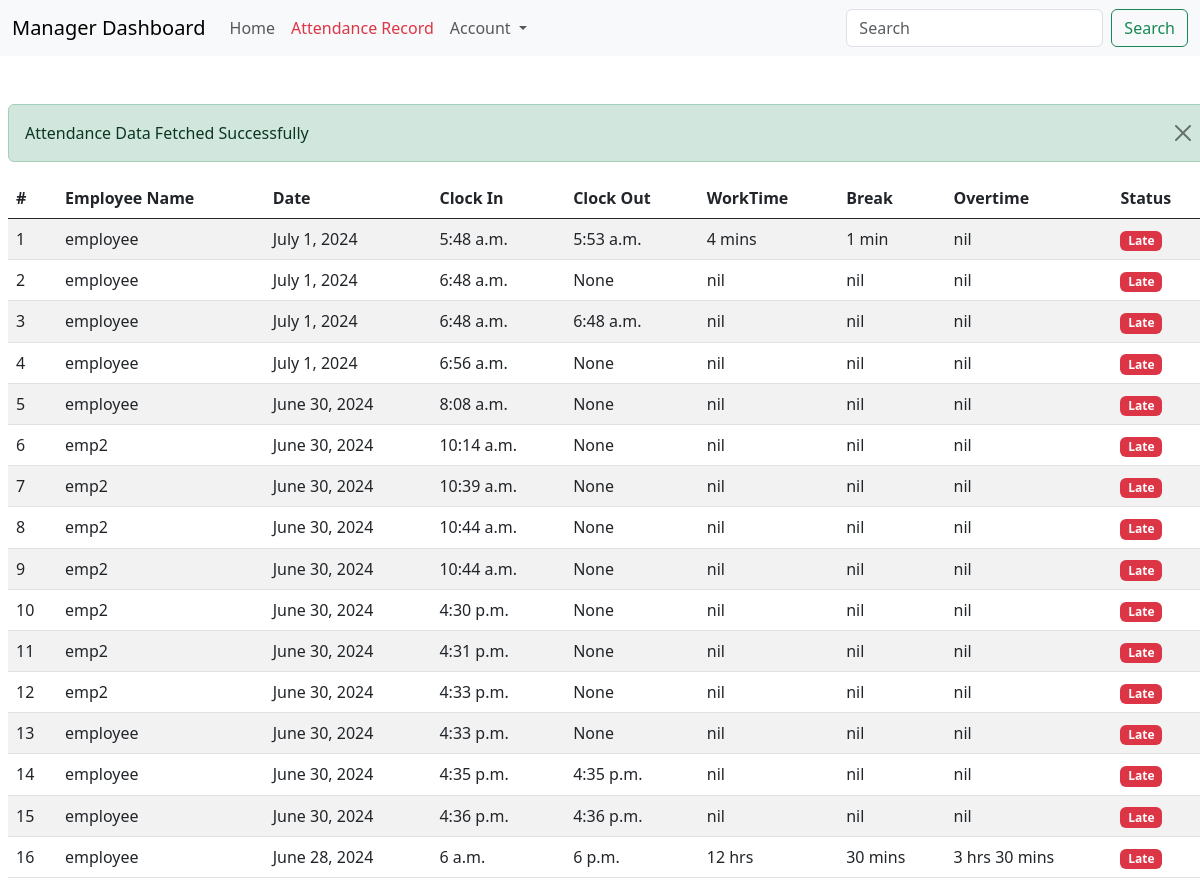
The page /manager/attendance/ (signed in) on the database its author committed.
### attendance/models.py (models this page shows, shortened)
class Attendance(models.Model):
    user_profile = models.ForeignKey(UserProfile, on_delete=models.CASCADE)
    clock_in_time = models.TimeField(null=True, blank=True)
    clock_out_time = models.TimeField(null=True, blank=True)
    break_in_time = models.DateTimeField(null=True, blank=True)
    break_out_time = models.DateTimeField(null=True, blank=True)
    work_duration = models.DurationField(default=timedelta)
    break_duration = models.DurationField(default=timedelta)
    overtime_duration = models.DurationField(default=timedelta)
    date = models.DateField()

class UserProfile(models.Model):
    user = models.OneToOneField(User, on_delete=models.CASCADE)
    employee_id = models.CharField(max_length=20, unique=True)
    role = models.CharField(max_length=20, choices=[('admin', 'Admin'), ('manager', 'Manager'), ('employee', 'Employee')])

### attendance/views.py (the view)
# urls.py: path('manager/attendance/', views.manager_attendance_page, name='manager_attendance_page'),
@login_required
@user_passes_test(lambda u: u.userprofile.role == 'manager')
def manager_attendance_page(request):
    attendances = Attendance.objects.all().order_by('-date')
    for attendance in attendances:
        if attendance.clock_in_time and attendance.clock_out_time:
            pass
    return render(request, 'attendance_record.html', {'attendances': attendances})

### attendance/templatetags/attendance_extras.py (called while the page is built)
@register.filter
def format_duration(value):
    if not value:
        return 'nil'
    total_seconds = int(value.total_seconds())
    hours, remainder = divmod(total_seconds, 3600)
    minutes, _ = divmod(remainder, 60)
    if hours and minutes:
        return f'{hours} hrs {minutes} mins'
    elif hours:
        return f'{hours} hr' if hours == 1 else f'{hours} hrs'
    elif minutes:
        return f'{minutes} min' if minutes == 1 else f'{minutes} mins'
    else:
        return 'nil'

### attendance/templates/attendance_record.html (shortened to what this page needs)
{% load static %}
{% load attendance_extras %}
<!doctype html>
<html lang="en">
  <head>
    <link href="https://cdn.jsdelivr.net/npm/bootstrap@5.0.2/dist/css/bootstrap.min.css" rel="stylesheet">
    <link rel="stylesheet" href="https://cdnjs.cloudflare.com/ajax/libs/twitter-bootstrap/5.3.0/css/bootstrap.min.css">
    <link rel="stylesheet" href="https://cdn.datatables.net/2.0.8/css/dataTables.bootstrap5.css">
    <link rel="stylesheet" href="https://cdn.datatables.net/select/2.0.3/css/select.bootstrap5.css">
  </head>
  <body>
   <nav class="navbar navbar-expand-lg bg-light">
    <div class="container-fluid">
      <a class="navbar-brand" href="{% url 'manager_dashboard' %}">Manager Dashboard</a>
      <div class="collapse navbar-collapse" id="navbarSupportedContent">
        <ul class="navbar-nav me-auto mb-2 mb-lg-0">
          <li class="nav-item">
            <a class="nav-link" href="{% url 'manager_dashboard' %}">Home</a>
          </li>
          <li class="nav-item">
            <a class="nav-link active text-danger"  aria-current="page"  href="{% url 'manager_attendance_page' %}">Attendance Record</a>
          </li>
          <li class="nav-item dropdown">
            <a class="nav-link dropdown-toggle" href="#" role="button" data-bs-toggle="dropdown" aria-expanded="false">
              Account
            </a>
          </li>
        </ul>
        <form class="d-flex" role="search">
          <input class="form-control me-2" type="search" placeholder="Search" aria-label="Search">
          <button class="btn btn-outline-success" type="submit">Search</button>
        </form>
      </div>
    </div>
  </nav>
    <div class="row mt-5">
      <div class="container mx-2">
        <div class="col-md-12">
          <table id="attendanceTable" class="table table-striped display nowrap" cellspacing="0" width="100%">
            <thead>
              <tr>
                <th>#</th>
                <th>Employee Name</th>
                <th>Date</th>
                <th>Clock In</th>
                <th>Clock Out</th>
                <th>WorkTime</th>
                <th>Break</th>
                <th>Overtime</th>
                <th>Status</th>
              </tr>
            </thead>
            {% if attendances %}
            <tbody>
              {% for attendance in attendances %}
                <tr>
                  <td>{{ forloop.counter }}</td>
                  <td>{{ attendance.user_profile.user.username }}</td>
                  <td>{{ attendance.date }}</td>
                  <td>{{ attendance.clock_in_time }}</td>
                  <td>{{ attendance.clock_out_time }}</td>
                  <td>{{ attendance.work_duration|format_duration }}</td>
                  <td>{{ attendance.break_duration|format_duration }}</td>
                  <td>{{ attendance.overtime_duration|format_duration }}</td>
                  <td>
                    {% if attendance.clock_in_time.time < '09:00:00' %}
                        <span class="badge bg-success">Early</span>
                    {% elif attendance.clock_in_time.time == '09:00:00' %}
                        <span class="badge bg-warning text-dark">On Time</span>
                    {% else %}
                        <span class="badge bg-danger">Late</span>
                    {% endif %}
                </td>
                </tr>
              {% endfor %}
            </tbody>
            <div class="alert alert-success alert-dismissible fade show" role="alert">
              Attendance Data Fetched Successfully
              <button type="button" class="btn-close" data-bs-dismiss="alert" aria-label="Close"></button>
            </div>
            {% else %}
          <div class="alert alert-warning alert-dismissible fade show" role="alert">
            No records found.
            <button type="button" class="btn-close" data-bs-dismiss="alert" aria-label="Close"></button>
          </div>
          {% endif %}
          </table>
          </div>
      </div>
    </div>
  </body>
</html>

### attendance/templates/attendance_record.html (style rules this page uses)
body { overflow-x: hidden; }

### rows shown on the page
Attendance: user_profile.user.username "employee", date "July 1, 2024", clock_in_time "5:48 a.m.", clock_out_time "5:53 a.m.", work_duration "4 mins", break_duration "1 min", overtime_duration "nil", shows "Late"
Attendance: user_profile.user.username "employee", date "July 1, 2024", clock_in_time "6:48 a.m.", clock_out_time "None", work_duration "nil", break_duration "nil", overtime_duration "nil", shows "Late"
Attendance: user_profile.user.username "employee", date "July 1, 2024", clock_in_time "6:48 a.m.", clock_out_time "6:48 a.m.", work_duration "nil", break_duration "nil", overtime_duration "nil", shows "Late"
Attendance: user_profile.user.username "employee", date "July 1, 2024", clock_in_time "6:56 a.m.", clock_out_time "None", work_duration "nil", break_duration "nil", overtime_duration "nil", shows "Late"
Attendance: user_profile.user.username "employee", date "June 30, 2024", clock_in_time "8:08 a.m.", clock_out_time "None", work_duration "nil", break_duration "nil", overtime_duration "nil", shows "Late"
Attendance: user_profile.user.username "emp2", date "June 30, 2024", clock_in_time "10:14 a.m.", clock_out_time "None", work_duration "nil", break_duration "nil", overtime_duration "nil", shows "Late"
Attendance: user_profile.user.username "emp2", date "June 30, 2024", clock_in_time "10:39 a.m.", clock_out_time "None", work_duration "nil", break_duration "nil", overtime_duration "nil", shows "Late"
Attendance: user_profile.user.username "emp2", date "June 30, 2024", clock_in_time "10:44 a.m.", clock_out_time "None", work_duration "nil", break_duration "nil", overtime_duration "nil", shows "Late"
Attendance: user_profile.user.username "emp2", date "June 30, 2024", clock_in_time "10:44 a.m.", clock_out_time "None", work_duration "nil", break_duration "nil", overtime_duration "nil", shows "Late"
Attendance: user_profile.user.username "emp2", date "June 30, 2024", clock_in_time "4:30 p.m.", clock_out_time "None", work_duration "nil", break_duration "nil", overtime_duration "nil", shows "Late"
Attendance: user_profile.user.username "emp2", date "June 30, 2024", clock_in_time "4:31 p.m.", clock_out_time "None", work_duration "nil", break_duration "nil", overtime_duration "nil", shows "Late"
Attendance: user_profile.user.username "emp2", date "June 30, 2024", clock_in_time "4:33 p.m.", clock_out_time "None", work_duration "nil", break_duration "nil", overtime_duration "nil", shows "Late"
Attendance: user_profile.user.username "employee", date "June 30, 2024", clock_in_time "4:33 p.m.", clock_out_time "None", work_duration "nil", break_duration "nil", overtime_duration "nil", shows "Late"
Attendance: user_profile.user.username "employee", date "June 30, 2024", clock_in_time "4:35 p.m.", clock_out_time "4:35 p.m.", work_duration "nil", break_duration "nil", overtime_duration "nil", shows "Late"
Attendance: user_profile.user.username "employee", date "June 30, 2024", clock_in_time "4:36 p.m.", clock_out_time "4:36 p.m.", work_duration "nil", break_duration "nil", overtime_duration "nil", shows "Late"
Attendance: user_profile.user.username "employee", date "June 28, 2024", clock_in_time "6 a.m.", clock_out_time "6 p.m.", work_duration "12 hrs", break_duration "30 mins", overtime_duration "3 hrs 30 mins", shows "Late"
